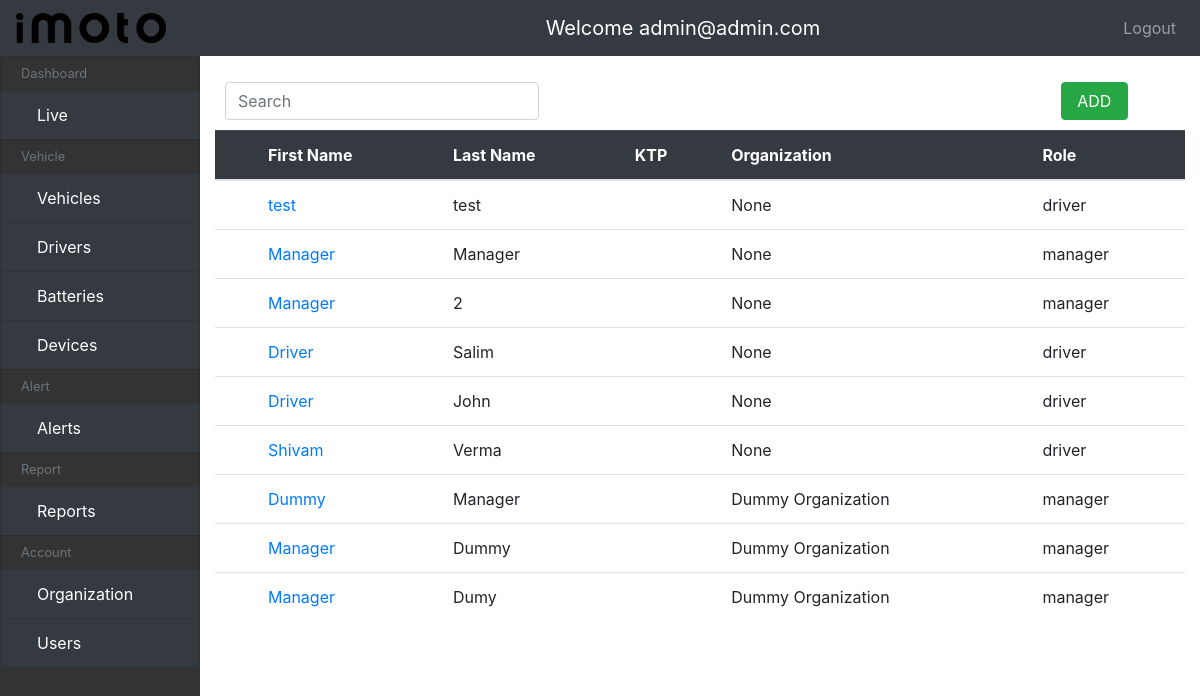
Page /profiles/ (signed in) on the earlier database version.
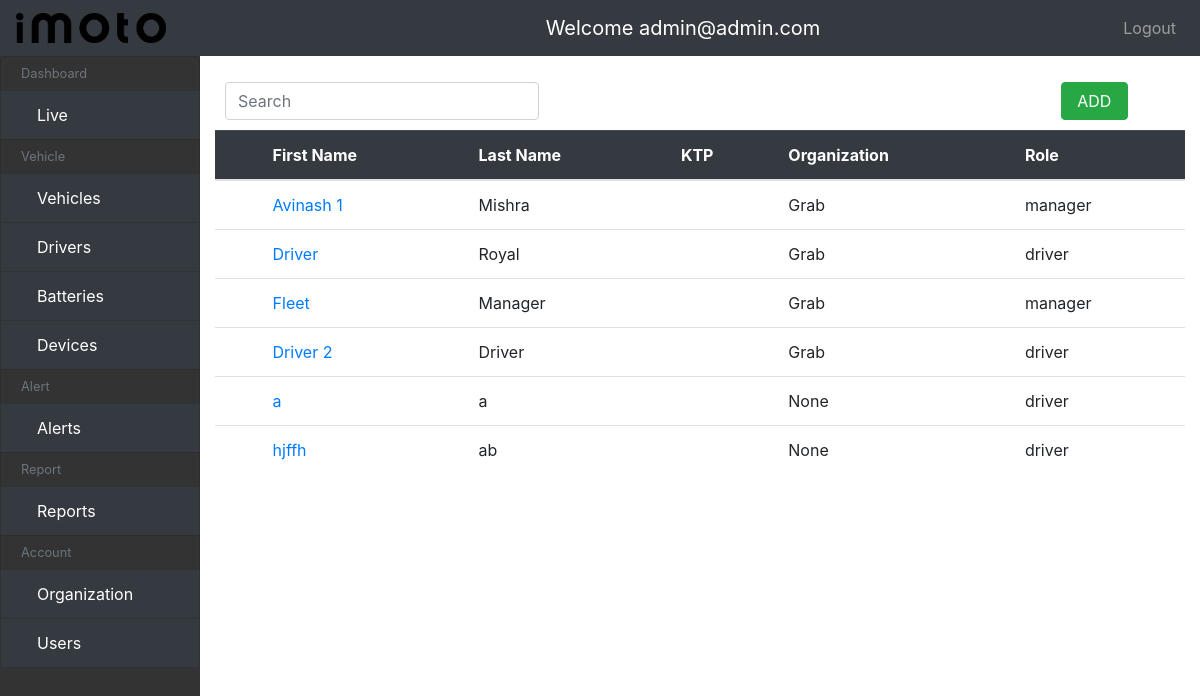
Same page on the later database version.
### Profile/models.py (models this page shows, shortened)
class Profile(models.Model):
    DRIVER = "driver"
    MANAGER = "manager"
    PROFILE_CHOICES = (
        (DRIVER, "Driver"),
        (MANAGER, "Manager")
    )
    ACCEPTED = "accepted"
    REJECTED = "rejected"
    PENDING = "pending"
    DOCUMENT_VERIFICATION_STATUS_CHOICES = (
        (ACCEPTED, "Accepted"),
        (REJECTED, "Rejected"),
        (PENDING, "Pending")
    )
    user = models.OneToOneField(
        Account, on_delete=models.CASCADE, related_name="profile")
    first_name = models.CharField(max_length=50, verbose_name="first name")
    last_name = models.CharField(max_length=50, verbose_name="last name")
    ktp_number = models.CharField(
        max_length=100, verbose_name="KTP Number")
    profile_type = models.CharField(
        max_length=100, verbose_name="Profile Type",
        choices=PROFILE_CHOICES, default=DRIVER
        )
    role = models.ForeignKey(Role, related_name="profile",
                             on_delete=models.SET_NULL, blank=True, null=True)
    ktp_image = models.ImageField(
        default="ktp/bg2.png", null=True, blank=True, upload_to="ktp")
    sim_image = models.ImageField(
        default="ktp/bg2.png", null=True, blank=True, upload_to="sim")
    document_verification_status = models.CharField(
        max_length=100,
        choices=DOCUMENT_VERIFICATION_STATUS_CHOICES,
        default=PENDING,
        verbose_name="Verification Status"
    )
    organization = models.ForeignKey(
        Organization, on_delete=models.SET_NULL, null=True, blank=True)

### account/models.py (models this page shows, shortened)
class Organization(models.Model):
    name = models.CharField(max_length=100)
    uuid = models.UUIDField(
        default=uuid4, unique=True, editable=False, verbose_name="UUID"
    )
    def __str__(self):
        return self.name

### Profile/views.py (the view)
# urls.py: path('', ProfileListView.as_view(), name='profile-list'),
@method_decorator(admin_only, name="dispatch")
class ProfileListView(ListView):
    model = Profile
    template_name = "profile/profile_list.html"
    context_object_name = "profiles"
    def get_queryset(self):
        profile_type = self.request.GET.get("profile_type", None)
        if profile_type == "manager" or profile_type == "driver":
            return Profile.objects.filter(profile_type=profile_type)
        return Profile.objects.all()
    def get_context_data(self, **kwargs):
        context = super().get_context_data(**kwargs)
        profiles_filter = ProfileFilter(self.request.GET, self.get_queryset())
        context.update({
            "profiles_filter": profiles_filter
        })
        return context

### ev/permissions.py (called while the page is built)
def admin_only(view_func):
    def wrapper_func(request, *args, **kwargs):
        if request.user.is_admin:
            return view_func(request, *args, **kwargs)
        else:
            print("yolo")
            raise Http404()
    return wrapper_func

### templates/profile/profile_list.html
{% extends "main.html" %}
{% load static %}
{% block content %}
{% include 'add_search.html' with search='profile-list' add='register' filter=profiles_filter placeholder='Search' %}
<table class="table">
  <thead class="table-dark">
    <tr>
      <th scope="col"></th>
      <th scope="col">First Name</th>
      <th scope="col">Last Name</th>
      <th scope="col">KTP</th>
      <th scope="col">Organization</th>
      <th scope="col">Role</th>
    </tr>
  </thead>
  <tbody>
    {% if profiles %}
    {% for profile in profiles %}
    <tr>
      <th scope="row"></th>
      <td><a href="{% url 'profile-update' profile.id %}">{{profile.first_name}}</a></td>
      <td>{{profile.last_name}}</td>
      <td>{{profile.uid}}</td>
      <td>{{profile.organization}}</td>
      <td>{{profile.profile_type}}</td>
    </tr>
    {% endfor %}
    {% else %}
    <tr class="no-data">
    <td colspan="14">No Record !!</td>
    </tr>
    {% endif %}
  </tbody>
</table>
{% endblock %}

Differences in the rows shown:
removed Profile: first_name "test", last_name "test", organization "None", profile_type "driver"
removed Profile: first_name "Manager", last_name "Manager", organization "None", profile_type "manager"
removed Profile: first_name "Manager", last_name "2", organization "None", profile_type "manager"
removed Profile: first_name "Driver", last_name "Salim", organization "None", profile_type "driver"
removed Profile: first_name "Driver", last_name "John", organization "None", profile_type "driver"
removed Profile: first_name "Shivam", last_name "Verma", organization "None", profile_type "driver"
removed Profile: first_name "Dummy", last_name "Manager", organization "Dummy Organization", profile_type "manager"
removed Profile: first_name "Manager", last_name "Dummy", organization "Dummy Organization", profile_type "manager"
removed Profile: first_name "Manager", last_name "Dumy", organization "Dummy Organization", profile_type "manager"
added Profile: first_name "Avinash 1", last_name "Mishra", organization "Grab", profile_type "manager"
added Profile: first_name "Driver", last_name "Royal", organization "Grab", profile_type "driver"
added Profile: first_name "Fleet", last_name "Manager", organization "Grab", profile_type "manager"
added Profile: first_name "Driver 2", last_name "Driver", organization "Grab", profile_type "driver"
added Profile: first_name "a", last_name "a", organization "None", profile_type "driver"
added Profile: first_name "hjffh", last_name "ab", organization "None", profile_type "driver"
